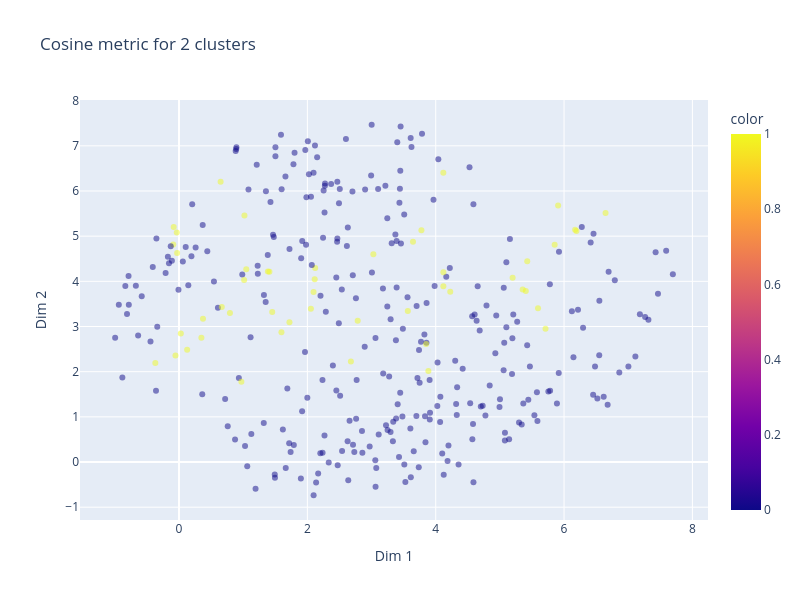

Notebook source saved alongside this figure:
### Code cell
model = AgglomerativeClustering(n_clusters=2, metric='cosine', linkage='average')
labels = model.fit_predict(scl_bdd_accp)
visualize_clusters(bdd_2D_ACCP, labels,'Cosine metric for 2 clusters')

### Figure 1 — Plotly figure (JSON) as saved in the notebook; plotly's stock layout.template omitted (floating-point values rounded to 4 significant figures; data arrays with more than 128 entries replaced by an {"elided": "..."} marker saying what was removed)
{"data": [{"customdata": {"elided": "341x2 str values"}, "hovertemplate": "Dim 1=%{x}<br>Dim 2=%{y}<br>Dataset=%{customdata[0]}<br>ID=%{customdata[1]}<br>color=%{marker.color}<extra></extra>", "legendgroup": "", "marker": {"color": {"elided": "341 int values"}, "coloraxis": "coloraxis", "opacity": 0.5, "symbol": "circle"}, "mode": "markers", "name": "", "orientation": "v", "showlegend": false, "type": "scatter", "x": {"elided": "341 float values"}, "xaxis": "x", "y": {"elided": "341 float values"}, "yaxis": "y"}], "layout": {"coloraxis": {"colorbar": {"title": {"text": "color"}}, "colorscale": [[0, "#0d0887"], [0.1111, "#46039f"], [0.2222, "#7201a8"], [0.3333, "#9c179e"], [0.4444, "#bd3786"], [0.5556, "#d8576b"], [0.6667, "#ed7953"], [0.7778, "#fb9f3a"], [0.8889, "#fdca26"], [1, "#f0f921"]]}, "height": 600, "legend": {"tracegroupgap": 0}, "title": {"text": "Cosine metric for 2 clusters"}, "width": 800, "xaxis": {"anchor": "y", "domain": [0, 1], "title": {"text": "Dim 1"}}, "yaxis": {"anchor": "x", "domain": [0, 1], "title": {"text": "Dim 2"}}}}
